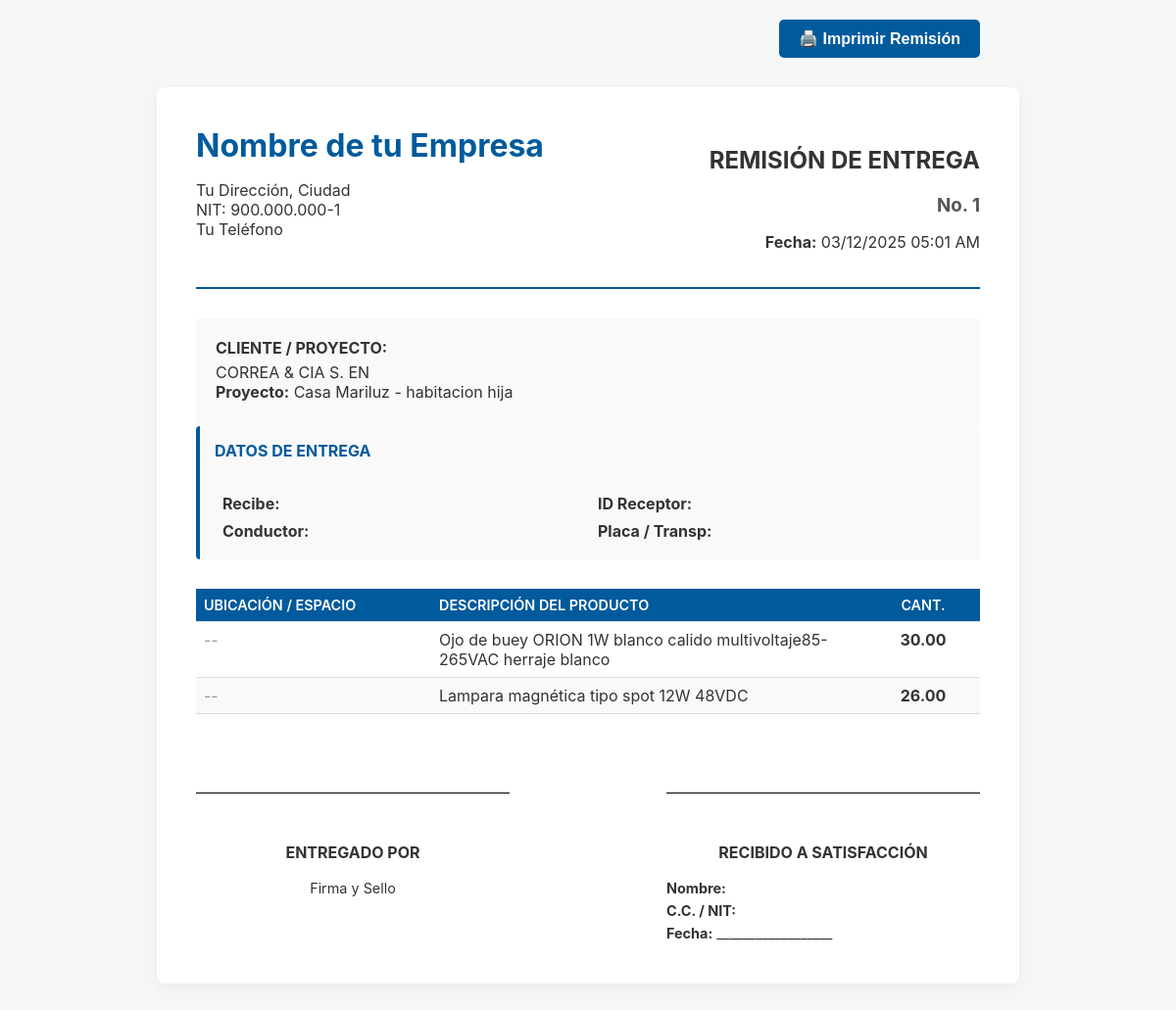
/remision/1/, run on the app's committed database.
### cotizador/models.py (models this page shows, shortened)
class Remision(models.Model):
    proyecto = models.ForeignKey(Proyecto, on_delete=models.CASCADE, related_name='remisiones')
    fecha_creacion = models.DateTimeField(default=timezone.now)
    conductor = models.CharField(max_length=200, blank=True)
    placa_vehiculo = models.CharField(max_length=20, blank=True)
    empresa_transportadora = models.CharField(max_length=200, blank=True)
    recibido_por = models.CharField(max_length=200, blank=True)
    identificacion_receptor = models.CharField(max_length=50, blank=True)
    observaciones = models.TextField(blank=True)

class Proyecto(models.Model):
    ESTADO_CHOICES = [
        ('DISEÑO', 'En Diseño'),
        ('COTIZADO', 'Cotizado'),
        ('APROBADO', 'Aprobado'),
        ('ENTREGADO', 'Entregado'),
        ('CANCELADO', 'Cancelado'),
    ]
    cliente = models.ForeignKey(Cliente, on_delete=models.CASCADE)
    nombre = models.CharField(max_length=255, help_text="Ej: Remodelación Apartamento 701")
    fecha_creacion = models.DateTimeField(default=timezone.now)
    estado = models.CharField(max_length=50, choices=ESTADO_CHOICES, default='DISEÑO')
    intermediario = models.ForeignKey(Intermediario, on_delete=models.SET_NULL, null=True, blank=True)
    porcentaje_comision_interna = models.DecimalField(max_digits=5, decimal_places=2, default=0.0)
    valor_comision_calculada = models.DecimalField(max_digits=12, decimal_places=2, default=0.0)
    estado_comision = models.CharField(max_length=50, default='PENDIENTE')

class Cliente(models.Model):
    TIPO_CLIENTE_CHOICES = [
        ('PERSONA', 'Persona'),
        ('EMPRESA', 'Empresa'),
    ]
    tipo = models.CharField(max_length=10, choices=TIPO_CLIENTE_CHOICES, default='PERSONA')
    nombres = models.CharField(max_length=200, blank=True)
    apellidos = models.CharField(max_length=200, blank=True)
    razon_social = models.CharField(max_length=255, blank=True)
    nombre_comercial = models.CharField(max_length=255, blank=True)
    TIPO_ID_CHOICES = [
        ('NIT', 'NIT'),
        ('CC', 'Cédula de ciudadanía'),
    ]
    tipo_identificacion = models.CharField(max_length=5, choices=TIPO_ID_CHOICES, blank=True)
    identificacion = models.CharField(max_length=20, blank=True, unique=True, null=True)
    digito_verificacion = models.CharField("DV", max_length=1, blank=True)
    email = models.EmailField(blank=True)
    telefono = models.CharField(max_length=20, blank=True)
    direccion = models.CharField(max_length=255, blank=True)
    ciudad = models.CharField(max_length=100, blank=True)
    responsabilidades_fiscales = models.ManyToManyField(ResponsabilidadFiscal, blank=True)

class ItemRemision(models.Model):
    remision = models.ForeignKey(Remision, related_name='items_remision', on_delete=models.CASCADE)
    producto = models.ForeignKey(Producto, on_delete=models.SET_NULL, null=True, blank=True)
    descripcion_variable = models.CharField(max_length=255, blank=True)
    espacio = models.CharField(max_length=200, blank=True)
    sub_espacio = models.CharField(max_length=200, blank=True)
    cantidad = models.DecimalField(max_digits=10, decimal_places=2)

class Producto(models.Model):
    nombre = models.CharField(max_length=255)
    proveedor = models.ForeignKey(Proveedor, on_delete=models.SET_NULL, null=True, blank=True)
    costo_adquisicion = models.DecimalField(max_digits=10, decimal_places=2, default=0.0)
    precio_venta_final = models.DecimalField(max_digits=10, decimal_places=2)
    imagen = models.ImageField(upload_to='productos/', null=True, blank=True)
    stock_actual = models.PositiveIntegerField(default=0) # --- ¡NUEVO CAMPO PARA EL INVENTARIO! ---
    garantia_default_meses = models.PositiveIntegerField("Garantía (meses)", default=12)

### cotizador/views.py (the view)
# urls.py: path('remision/<int:remision_id>/', views.vista_remision, name='vista_remision'),
def vista_remision(request, remision_id):
    remision = get_object_or_404(Remision, pk=remision_id)
    return render(request, 'cotizador/vista_remision.html', {'remision': remision})

### cotizador/templates/cotizador/vista_remision.html (shortened to what this page needs)
{% load static %}
{% load humanize %}
<!DOCTYPE html>
<html lang="es">
<head>
    <link rel="stylesheet" href="{% static 'cotizador/cotizacion_style.css' %}">
</head>
<body>
    <div class="no-print" style="text-align: right; max-width: 800px; margin: 20px auto;">
        <button onclick="window.print()"
            style="background-color: #005a9c; color: white; padding: 10px 20px; border: none; border-radius: 5px; cursor: pointer; font-size: 16px; font-weight: bold;">
            🖨️ Imprimir Remisión
        </button>
    </div>
    <div class="container">
        <div class="header">
            <div>
                <h1 style="color: #005a9c;">Nombre de tu Empresa</h1>
                <p>Tu Dirección, Ciudad<br>NIT: 900.000.000-1<br>Tu Teléfono</p>
            </div>
            <div style="text-align: right;">
                <h2 style="color: #333;">REMISIÓN DE ENTREGA</h2>
                <h3 style="color: #555; margin: 0;">No. {{ remision.id }}</h3>
                <p><strong>Fecha:</strong> {{ remision.fecha_creacion|date:"d/m/Y h:i A" }}</p>
            </div>
        </div>
        <div class="info-cliente">
            <strong>CLIENTE / PROYECTO:</strong>
            <p>
                {% if remision.proyecto.cliente.tipo == 'EMPRESA' %}
                {{ remision.proyecto.cliente.razon_social }}
                {% else %}
                {{ remision.proyecto.cliente.nombres }} {{ remision.proyecto.cliente.apellidos }}
                {% endif %}
                <br>
                <strong>Proyecto:</strong> {{ remision.proyecto.nombre }}
            </p>
        </div>
        <div class="logistica-info">
            <h4 style="margin-top: 0; color: #005a9c; margin-bottom: 10px;">DATOS DE ENTREGA</h4>
            <table class="tabla-logistica">
                <tr>
                    <td style="width: 50%;"><strong>Recibe:</strong> {{ remision.recibido_por }}</td>
                    <td><strong>ID Receptor:</strong> {{ remision.identificacion_receptor }}</td>
                </tr>
                <tr>
                    <td><strong>Conductor:</strong> {{ remision.conductor }}</td>
                    <td>
                        <strong>Placa / Transp:</strong>
                    </td>
                </tr>
            </table>
        </div>
        <table style="width: 100%; border-collapse: collapse; margin-top: 30px;">
            <thead>
                <tr>
                    <th style="background-color: #005a9c; color: white; padding: 8px; width: 30%;">Ubicación / Espacio
                    </th>
                    <th style="background-color: #005a9c; color: white; padding: 8px;">Descripción del Producto</th>
                    <th
                        style="background-color: #005a9c; color: white; padding: 8px; width: 100px; text-align: center;">
                        Cant.</th>
                </tr>
            </thead>
            <tbody>
                {% for item in remision.items_remision.all %}
                <tr>
                    <td style="border-bottom: 1px solid #ddd; padding: 8px; vertical-align: top;">
                        {% if item.espacio %}
                        <strong>{{ item.espacio }}</strong>
                        {% if item.sub_espacio %}
                        <br><span style="font-size: 0.9em; color: #666;">↳ {{ item.sub_espacio }}</span>
                        {% endif %}
                        {% else %}
                        <span style="color: #999;">--</span>
                        {% endif %}
                    </td>
                    <td style="border-bottom: 1px solid #ddd; padding: 8px; vertical-align: top;">
                        {% if item.producto %}
                        {{ item.producto.nombre }}
                        {% else %}
                        {{ item.descripcion_variable }}
                        {% endif %}
                    </td>
                    <td
                        style="border-bottom: 1px solid #ddd; padding: 8px; text-align: center; font-weight: bold; vertical-align: top;">
                        {{ item.cantidad|floatformat:2 }}
                    </td>
                </tr>
                {% endfor %}
            </tbody>
        </table>
        <div class="firma-box">
            <div class="firma">
                <br><br>
                <span class="firma-titulo">ENTREGADO POR</span>
                <div class="firma-datos" style="text-align: center;">
                    Firma y Sello
                </div>
            </div>
            <div class="firma">
                <br><br>
                <span class="firma-titulo">RECIBIDO A SATISFACCIÓN</span>
                <div class="firma-datos">
                    <strong>Nombre:</strong> {{ remision.recibido_por }}<br>
                    <strong>C.C. / NIT:</strong> {{ remision.identificacion_receptor }}<br>
                    <strong>Fecha:</strong> __________________
                </div>
            </div>
        </div>
    </div>
</body>
</html>

### cotizador/static/cotizador/cotizacion_style.css (style rules this page uses)
body { font-family: -apple-system, BlinkMacSystemFont, "Segoe UI", Roboto, "Helvetica Neue", Arial, sans-serif; margin: 0; padding: 0; background-color: #f4f7f6; color: #333; }
.container { max-width: 800px; margin: 30px auto; padding: 40px; background-color: #ffffff; border-radius: 8px; box-shadow: 0 4px 12px rgba(0, 0, 0, 0.05); }
.header { display: flex; justify-content: space-between; align-items: flex-start; padding-bottom: 20px; border-bottom: 2px solid #005a9c; }
.header h1 { margin: 0; color: #005a9c; }
.info-cliente { margin-top: 30px; background-color: #f9f9f9; padding: 20px; border-radius: 5px; }
.info-cliente p { margin: 5px 0; }
table { width: 100%; border-collapse: collapse; margin-top: 30px; }
th, td { padding: 12px 15px; text-align: left; border-bottom: 1px solid #ddd; }
thead th { background-color: #005a9c; color: #ffffff; font-weight: 600; text-transform: uppercase; font-size: 0.9em; }
tbody tr:nth-of-type(even) { background-color: #f9f9f9; }

### cotizador/templates/cotizador/vista_remision.html (style rules this page uses)
.firma-box { margin-top: 80px; display: flex; justify-content: space-between; }
.firma { width: 40%; border-top: 1px solid #000; padding-top: 10px; }
.firma-titulo { text-align: center; font-weight: bold; display: block; margin-bottom: 15px; }
.firma-datos { text-align: left; font-size: 0.9em; line-height: 1.6; }
.logistica-info { background-color: #f9f9f9; padding: 15px; margin-bottom: 20px; border-left: 4px solid #005a9c; border-radius: 4px; }
.tabla-logistica { width: 100%; border-collapse: collapse; }
.tabla-logistica td { padding: 4px 8px; border: none; vertical-align: top; }

### data on the page
Remision: id "1", fecha_creacion "03/12/2025 05:01 AM", proyecto.cliente.razon_social "CORREA & CIA S. EN", proyecto.nombre "Casa Mariluz - habitacion hija"
ItemRemision: producto.nombre "Ojo de buey ORION 1W blanco calido multivoltaje85-265VAC herraje blanco", cantidad "30.00"
ItemRemision: producto.nombre "Lampara magnética tipo spot 12W 48VDC", cantidad "26.00"
